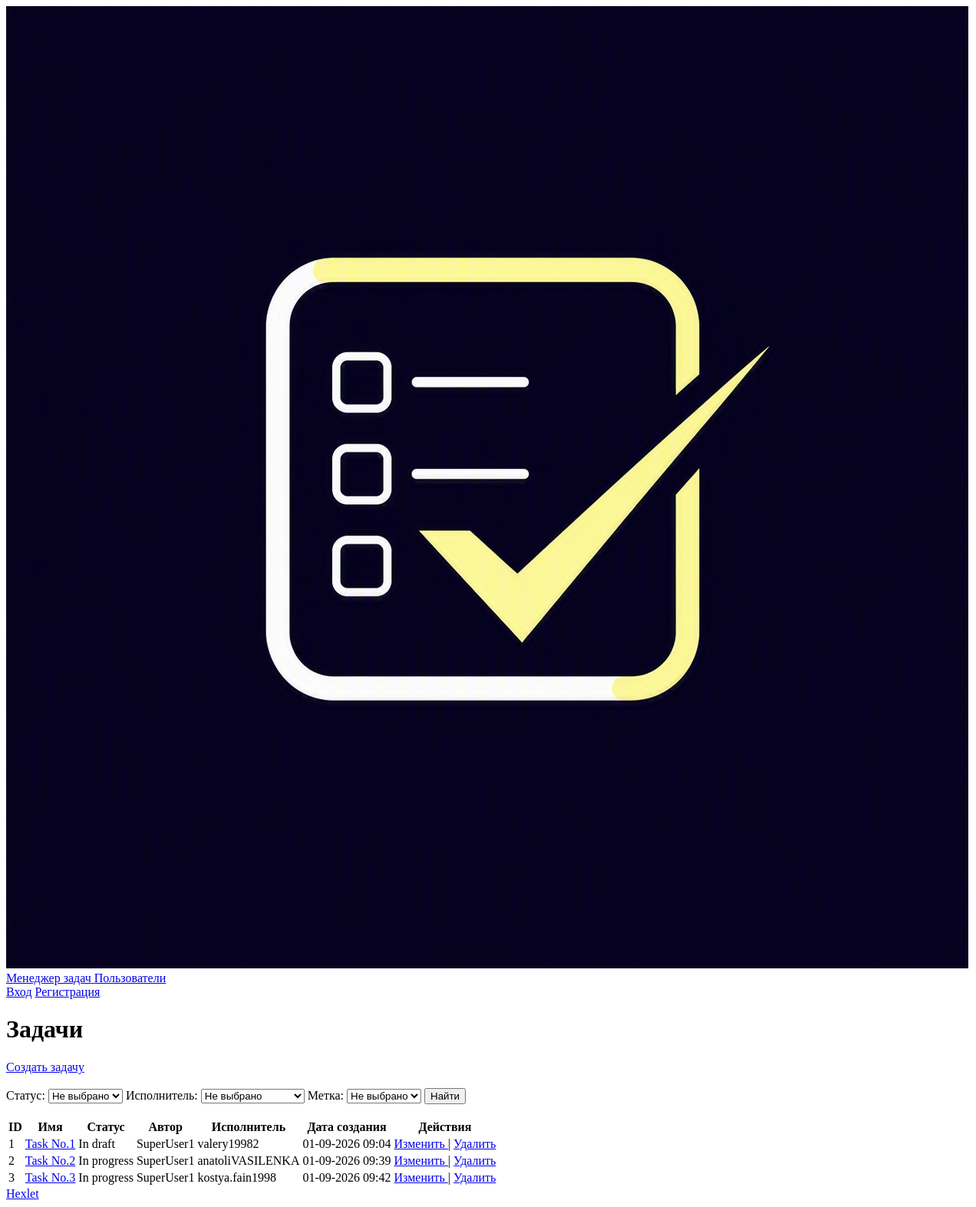
Page /tasks/ on the earlier database version.
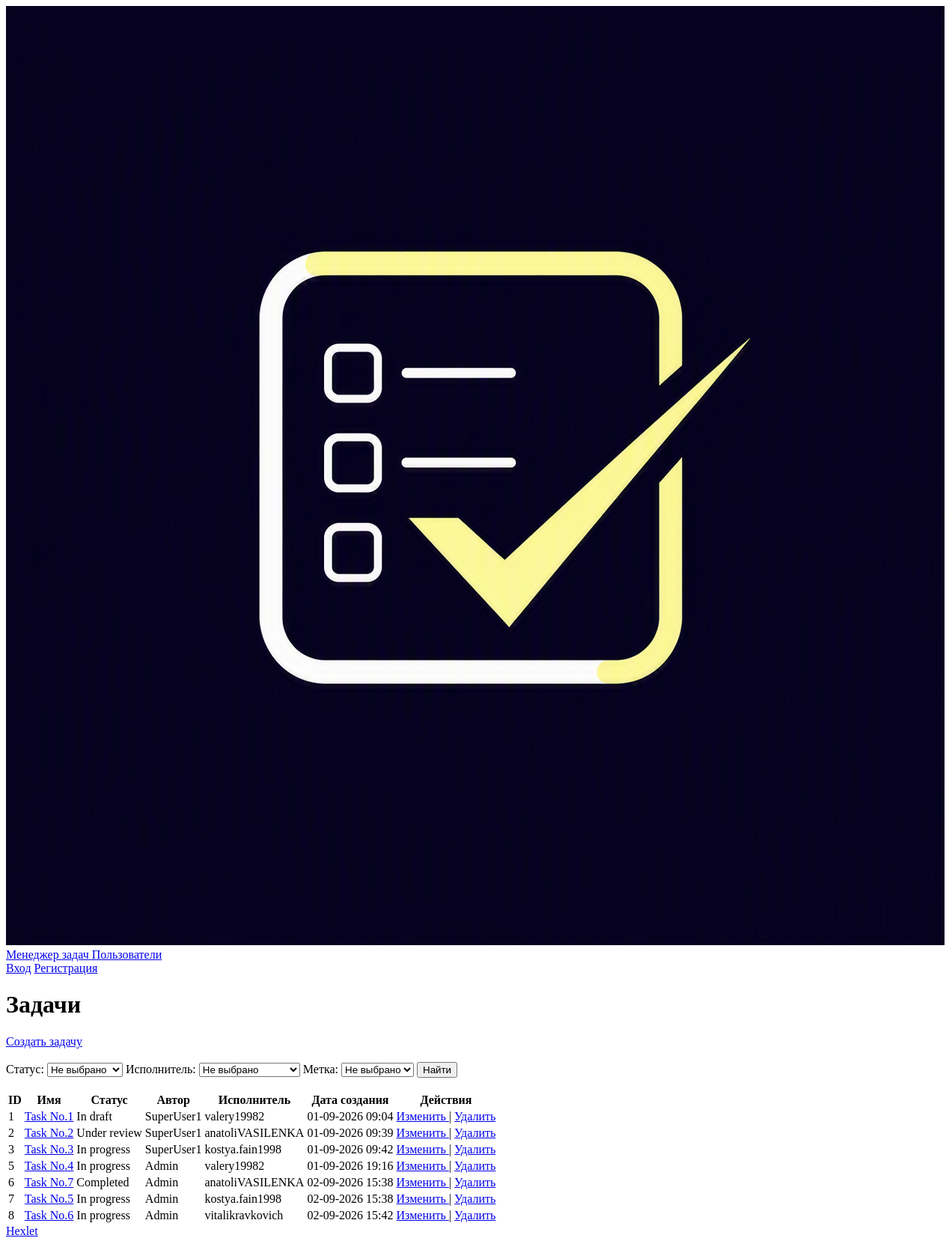
Same page on the later database version.
### task_manager/task/models.py (models this page shows)
class Task(models.Model):
    name = models.CharField(max_length=200)
    created_at = models.DateTimeField(auto_now_add=True)
    status = models.ForeignKey(Status, on_delete=models.PROTECT)
    author = models.ForeignKey(User, related_name='created_tasks', on_delete=models.PROTECT)
    performer = models.ForeignKey(User, related_name='assigned_tasks', null=True, on_delete=models.SET_NULL)
    description = models.CharField(max_length=200, blank=True, null=True)
    label = models.ManyToManyField(Label, related_name='assigned_labels', blank=True)

### task_manager/status/models.py (models this page shows)
class Status(models.Model):
    name = models.CharField(max_length=200, unique=True)
    created_at = models.DateTimeField(auto_now_add=True)
    def __str__(self):
        return self.name

### task_manager/user/models.py (models this page shows)
class User(AbstractUser):
    pass

### task_manager/task/views.py (the view)
# urls.py: path('', TasksView.as_view(), name='tasks'),
class TasksView(View):
    def get(self, request, *args, **kwargs):
        tasks = Task.objects.all()
        form = TaskFilterForm(request.GET)
        params = {
            'status_id': request.GET.get('status'),
            'performer_id': request.GET.get('performer'),
            'label__id': request.GET.get('label')
        }
        params = {k: v for k, v in params.items() if v}
        filtered_tasks = tasks.filter(**params)
        return render(
            request,
            'task/tasks.html',
            context={
                'tasks': filtered_tasks,
                'form': form
            }
        )

### task_manager/task/forms.py
class TaskFilterForm(forms.Form):
    status = forms.ModelChoiceField(
        queryset=Status.objects.all(),
        required=False,
        empty_label='Не выбрано',
        label='Статус'
    )
    performer = forms.ModelChoiceField(
        queryset=User.objects.all(),
        required=False,
        empty_label='Не выбрано',
        label='Исполнитель'
    )
    label = forms.ModelChoiceField(
        queryset=Label.objects.all(),
        required=False,
        empty_label='Не выбрано',
        label='Метка'
    )

### templates/task/tasks.html (shortened to what this page needs)
{% extends "base.html" %}
{% load tailwind_cli %}
{% block content %}
    <h1 class="text-2xl font-bold mb-6">Задачи</h1>
    <div>
        <a href="{% url 'task_create' %}"
        class="block w-full text-center mt-3 py-2 bg-indigo-600 text-white rounded hover:underline font-medium">
            Создать задачу
        </a>
    </div>
    <br>
    <form action="/tasks" method="get">
        <div class="border border-slate-200 rounded-lg p-6 bg-white shadow-sm space-y-6">
            <label class="block mt-3">
                Cтатус:
                    {{ form.status }}
            </label>
            <label class="block mt-3">
                Исполнитель:
                    {{ form.performer }}
            </label>
            <label class="block mt-3">
                Метка:
                    {{ form.label }}
            </label>
            <button type="submit"
                    class="w-full mt-3 py-2 bg-indigo-600 text-white rounded hover:underline">
                Найти
            </button>
        </div>
    </form>
    <br>
    <div class="overflow-x-auto border border-slate-200 rounded-lg shadow-sm">
        <table class="min-w-full divide-y divide-slate-200 bg-white text-sm">
            <thead class="bg-slate-50">
                <tr>
                    <th class="px-6 py-4 font-semibold text-slate-900 text-left">ID</th>
                    <th class="px-6 py-4 font-semibold text-slate-900 text-left">Имя</th>
                    <th class="px-6 py-4 font-semibold text-slate-900 text-left">Статус</th>
                    <th class="px-6 py-4 font-semibold text-slate-900 text-left">Автор</th>
                    <th class="px-6 py-4 font-semibold text-slate-900 text-left">Исполнитель</th>
                    <th class="px-6 py-4 font-semibold text-slate-900 text-left">Дата создания</th>
                    <th class="px-6 py-4 font-semibold text-slate-900 text-left">Действия</th>
                </tr>
            </thead>
            <tbody class="divide-y divide-slate-200">
                {% for task in tasks %}
                <tr class="hover:bg-slate-50/75 transition-colors">
                    <td class="px-6 py-4 text-slate-500">{{ task.id }}</td>
                    <td class="px-6 py-4 font-medium text-slate-900">
                        <a href="{% url 'task_detail' task.id %}" class="text-indigo-600 hover:text-indigo-900 hover:underline">
                            {{ task.name }}
                        </a>
                    </td>
                    <td class="px-6 py-4 font-medium text-slate-900">{{ task.status }}</td>
                    <td class="px-6 py-4 font-medium text-slate-900">{{ task.author }}</td>
                    <td class="px-6 py-4 font-medium text-slate-900">{{ task.performer }}</td>
                    <td class="px-6 py-4 text-slate-500">{{ task.created_at|date:"d-m-Y H:i" }}</td>
                    <td class="px-6 py-4 whitespace-nowrap">
                        <a href="{% url 'task_update' task.id %}"
                           class="text-indigo-600 hover:text-indigo-900 hover:underline">
                            Изменить
                        </a>
                        <span class="text-slate-300 mx-1">|</span>
                        <a href="{% url 'task_delete' task.id %}"
                           class="text-red-600 hover:text-red-900 hover:underline">
                            Удалить
                        </a>
                    </td>
                </tr>
                {% endfor %}
            </tbody>
        </table>
    </div>
{% endblock %}

### templates/base.html (shortened to what this page needs)
{% load static %}
{% load tailwind_cli %}
<!DOCTYPE html>
<html lang="ru">
<head>
</head>
<body class="flex flex-col min-h-screen bg-white text-slate-800">
    {% if user.is_authenticated %}
    <nav class="bg-indigo-900 text-white px-6 py-4 flex justify-between items-center shadow">
        <div class="flex items-center space-x-6">
            <a href="/" class="flex items-center space-x-2 text-yellow-100 font-bold text-lg">
                <img src="{% static 'images/logo.png' %}" alt="Logo" class="h-8 w-auto rounded">
                <span>Менеджер задач</span>
            </a>
            <a href="{% url 'users' %}" class="hover:text-slate-200">Пользователи</a>
            <a href="{% url 'statuses' %}" class="hover:text-slate-200">Статусы</a>
            <a href="{% url 'labels' %}" class="hover:text-slate-200">Метки</a>
            <a href="{% url 'tasks' %}" class="hover:text-slate-200">Задачи</a>
        </div>
        <span class="text-yellow-100 font-semibold">{{ user.username }}</span>
        <div class="flex items-center space-x-6">
            <a href="{% url 'logout' %}" class="hover:text-slate-200">Выход</a>
            <a href="{% url 'user_create' %}" class="hover:text-slate-200">Регистрация</a>
        </div>
    </nav>
    {% else %}
    <nav class="bg-indigo-900 text-white px-6 py-4 flex justify-between items-center shadow">
        <div class="flex items-center space-x-6">
            <a href="/" class="flex items-center space-x-2 text-yellow-100 font-bold text-lg">
                <img src="{% static 'images/logo.png' %}" alt="Logo" class="h-8 w-auto rounded">
                <span>Менеджер задач</span>
            </a>
            <a href="{% url 'users' %}" class="hover:text-slate-200">Пользователи</a>
        </div>
        <div class="flex items-center space-x-6">
            <a href="{% url 'login' %}" class="hover:text-slate-200">Вход</a>
            <a href="{% url 'user_create' %}" class="hover:text-slate-200">Регистрация</a>
        </div>
    {% endif %}
    </nav>
    <main class="flex-grow container mx-auto px-6 py-8">
        {% block content %}{% endblock %}
    </main>
    <footer class="border-t border-slate-200 py-4 text-center">
        <a href="https://ru.hexlet.io" target="_blank" class="text-indigo-600 hover:underline">Hexlet</a>
    </footer>
</body>
</html>

Differences in the rows shown:
changed Task "Task No.2": status "In progress" → "Under review"
added Task: id "5", name "Task No.4", status "In progress", author "Admin", performer "valery19982", created_at "01-09-2026 19:16"
added Task: id "6", name "Task No.7", status "Completed", author "Admin", performer "anatoliVASILENKA", created_at "02-09-2026 15:38"
added Task: id "7", name "Task No.5", status "In progress", author "Admin", performer "kostya.fain1998", created_at "02-09-2026 15:38"
added Task: id "8", name "Task No.6", status "In progress", author "Admin", performer "vitalikravkovich", created_at "02-09-2026 15:42"
